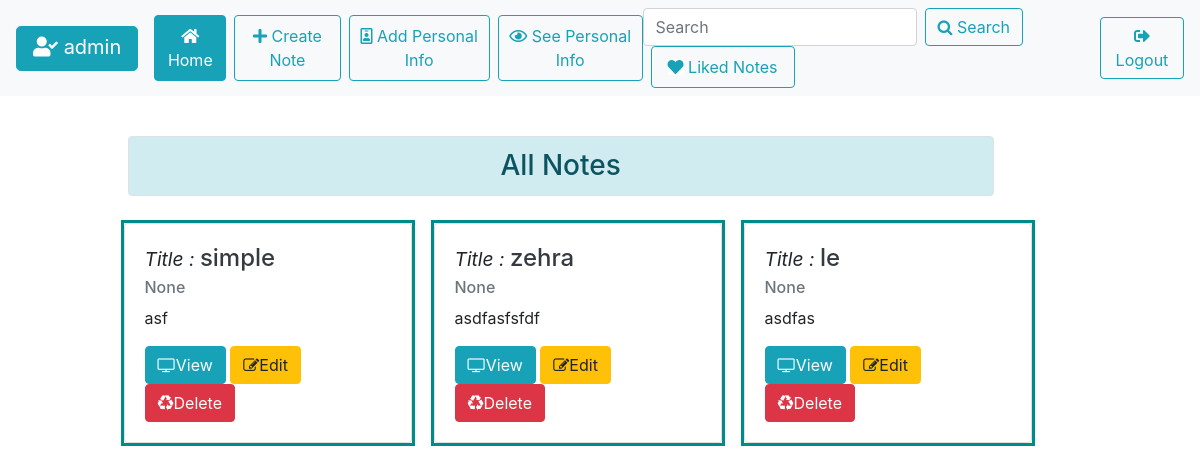
The app's page / (signed in) with its own data.
### main/models.py (models this page shows)
class Post(models.Model):
    user=models.ForeignKey(User,on_delete=models.CASCADE,null=True)
    title=models.CharField(max_length=50)
    body=models.TextField(max_length=500)
    time=models.DateTimeField(auto_now_add=True)
    fav=models.ManyToManyField(User,related_name='fav',blank=True)

### main/views.py (the view)
# urls.py: 2. Add a URL to urlpatterns:  path('', views.home, name='home')
def home(request):
    if request.user.is_authenticated:
        show_post=Post.objects.filter(user=request.user).order_by('-time')
    else:
        return redirect('signup')
    return render(request,'home.html',{'posts':show_post,'homee':'active'})

### main/templates/home.html
{% extends 'base.html' %} {% load static %} {% block content %}
<div class="container-fluid">
  {% if not posts %}
  <div class="p-5 text-center">
    <a href="{% url 'createpost' %}" class="btn btn-info btn-lg col-lg-3"
      >Create a Note</a
    >
  </div>
  {% else %}
  <div class="col-lg-10 mx-auto mt-3">
    <h3 class="alert alert-info border rounded text-center col-lg-11">
      All Notes
    </h3>
    <div class="row">
      {% for post in posts %}
      <div
        class="mx-2 my-2"
        style="border-style: solid; border-color: darkcyan"
      >
        <div class="card" style="width: 18rem">
          <div class="card-body">
            <h4 class="card-title">
              <small style="font-style: italic">Title : </small><a href="{% url 'postdetail' post.id %}" class="text-dark">{{post.title}}</a>
            </h4>
            <h6 class="card-subtitle mb-2 text-muted">{{post.time}}</h6>
            <p class="card-text">{{post.body}}</p>
            <a
              type="button"
              class="btn btn-info"
              href="{% url 'postdetail' post.id %}"
              ><i class="fa fa-television"></i>View</a
            >
            <a
              type="button"
              class="btn btn-warning"
              href="{% url 'updatepost' post.id %}"
              ><i class="fa fa-edit"></i>Edit</a
            >
            <a
              type="button"
              class="btn btn-danger"
              href="{% url 'delete' post.id %}"
              ><i class="fa fa-recycle"></i>Delete</a
            >
          </div>
        </div>
      </div>
      {% endfor %}
    </div>
  </div>
  {% endif %}
</div>
{% endblock content%}

### main/templates/base.html (shortened to what this page needs)
<!DOCTYPE html>
{% load static %}
<html lang="en">
  <head>
    <link rel="stylesheet" href="https://pro.fontawesome.com/releases/v5.10.0/css/all.css"/>
    <link rel="stylesheet" href="https://cdnjs.cloudflare.com/ajax/libs/font-awesome/4.7.0/css/font-awesome.min.css">
    <link rel="stylesheet" href="{% static 'blog/css/bootstrap.min.css' %}" />
  </head>
  <body>
    <nav class="navbar navbar-expand-lg navbar-white bg-light">
        <a class="navbar-brand btn btn-info btn-lg  text-white" style="height: 45px;" href="{% url 'home' %}" style="border-radius: 20px;"><i class="fas fa-user-check"></i> {{request.user}}</a>
        <div class="collapse navbar-collapse" id="navbarNav">
          <ul class="navbar-nav">
            <li class="nav-item">
              <a class="nav-link {{homee}} btn btn-outline-info" href="{% url 'home' %}"><i class="fas fa-home"></i> Home <span class="sr-only">(current)</span></a>
            </li>
            <li class="nav-item active">
              <a class="nav-link {{createpost}} btn btn-outline-info ml-2" href="{% url 'createpost' %}"  ><i class="fas fa-plus"></i>  Create Note</a>
            </li>
            <li class="nav-item">
              <a class="nav-link {{addpersonal}} btn btn-outline-info ml-2" href="{% url 'personal' %}" ><i class="far fa-id-badge"></i>   Add Personal Info</a>
            </li>
            <li class="nav-item">
              <a class="nav-link {{show}} btn btn-outline-info ml-2" href="{% url 'showpersonal'%}"><i class="far fa-eye"></i>  See Personal Info</a>
            </li>
          </ul>
        </div>
        {% if request.user.is_authenticated %}
        <form class="form-inline my-2 my-lg-0" method="GET" action="{% url 'search' %}">
          <input class="form-control mr-sm-2" type="search" placeholder="Search"
          aria-label="Search" name='title'>
          <button type="submit" class="btn btn-outline-info"><i class="fa fa-search "></i> Search</button>
          <a href="{% url 'allfav' %}" class="btn btn-outline-info ml-2 nav-link {{liked}}"><i class="fas fa-heart text-info bg-white bt-lg"></i> Liked Notes</a>
        </form>
        {% endif %}
       {% if request.user.is_authenticated %}
       <a href="{% url 'logout' %}" class="btn btn-outline-info ml-2"><i class="fas fa-sign-out-alt"></i>Logout</a>
       {% else %}
       <a href="{% url 'signup' %}" class="btn btn-outline-info ml-2"><i class="fas fa-user-plus"></i> SignUp</a>
       <a href="{% url 'login' %}" class="btn btn-outline-info ml-2"><i class="fas fa-sign-in-alt"></i> Login</a>
       {% endif %}
      </nav>
      <br>
    {% block content %}
    {% endblock content %}
  </body>
</html>

### records on screen
Post: title "simple", time "None", body "asf"
Post: title "zehra", time "None", body "asdfasfsfdf"
Post: title "le", time "None", body "asdfas"

### other values on screen
{{ request.user }} "admin"
